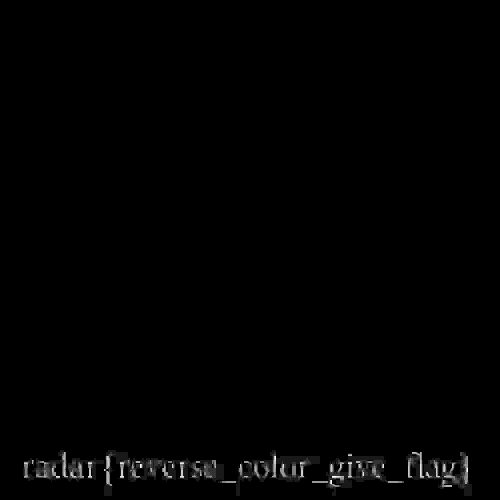
#> input picture testimages/image.png, 500 x 500 px
$ python -i steg_framework.py   (imports and definitions only)
#> lines starting #> are read from the running program, lines starting #| are printed output that depends on the picture
import cv2
import numpy as np
import os
import subprocess
import re
import sys
import argparse
import datetime
from tqdm import tqdm
import shutil
from typing import Optional, List, Dict, Set

class StegoAnalyzer:
    def __init__(self, file_path: str, output_dir: Optional[str] = None, save_separate: bool = False) -> None:
#> (the call stopped at in run_exiftool, `result = subprocess.run(['exiftool', self.file_path], capture_output=T..`: subprocess is not available in this run)
#> (the call stopped at in run_strings, `result = subprocess.run(['strings', '-n', '5', self.file_path], captur..`: subprocess is not available in this run)
#> (the call stopped at in run_binwalk, `result = subprocess.run(['binwalk', self.file_path], capture_output=Tr..`: subprocess is not available in this run)
        self.file_path = file_path
        self.save_separate = save_separate

        if output_dir is None:
            base_name = os.path.splitext(os.path.basename(file_path))[0]
            timestamp = datetime.datetime.now().strftime("%Y%m%d_%H%M%S")
            self.output_dir = f"{base_name}_{timestamp}_reports"
        else:
            self.output_dir = output_dir

        self.file_type = self._get_file_type()

        # CTF Bayrak formatlarını yakalamak için Regex
        # İstikrarlı olması için ön ekin en az 3, iç kısmın en az 4 karakter olması şartı konuldu
        self.flag_pattern = re.compile(r'[a-zA-Z0-9_]{3,30}{[a-zA-Z0-9_!@#$%^&*()-=+\\]{4,}}')

        if not os.path.exists(self.output_dir):
            os.makedirs(self.output_dir)

        self.bit_planes_dir = os.path.join(self.output_dir, "bit_planes")
        if not os.path.exists(self.bit_planes_dir):
            os.makedirs(self.bit_planes_dir)

        # Sözlük yükle (Anlamlı kelime tespiti için)
        self.dictionary: Set[str] = set()
        unix_dict_path = "/usr/share/dict/words"
        local_dict_path = "words.txt"

        if os.path.exists(local_dict_path):
            with open(local_dict_path, "r", encoding="utf-8", errors="ignore") as f:
                self.dictionary = set(word.strip().lower() for word in f if len(word.strip()) > 3)
        elif os.path.exists(unix_dict_path):
            with open(unix_dict_path, "r", encoding="utf-8", errors="ignore") as f:
                self.dictionary = set(word.strip().lower() for word in f if len(word.strip()) > 3)
        else:
            print("[-] Uyarı: Sözlük dosyası bulunamadı! Anlamlı cümle analizi devre dışı bırakıldı.")
            print("[*] Bu özelliği kullanmak için lütfen programın bulunduğu dizine İngilizce kelimeleri içeren bir 'words.txt' dosyası oluşturun.\n")

    def _get_file_type(self) -> str:
        """Dosyanın video mu yoksa fotoğraf mı olduğunu belirler."""
        video_exts = ['.mp4', '.avi', '.mov', '.mkv']
        img_exts = ['.png', '.jpg', '.jpeg', '.bmp', '.tiff']
        ext = os.path.splitext(self.file_path)[1].lower()

        if ext in video_exts:
            return "video"
        elif ext in img_exts:
            return "image"
        else:
            return "unknown"

    def run_exiftool(self) -> None:
        """ExifTool ile metadata analizi yapar."""
        print("[+] Metadata (Exif) Analizi yapılıyor...")
        try:
            result = subprocess.run(['exiftool', self.file_path], capture_output=True, text=True)
            report_path = os.path.join(self.output_dir, "exif_report.txt")
            with open(report_path, "w") as f:
                f.write(result.stdout)

            # Exif içinde flag ara
            self._search_flags_in_text("Metadata", result.stdout)
        except FileNotFoundError:
            print("[-] ExifTool sistemde bulunamadı!")

    def run_strings(self) -> None:
        """Dosya içindeki okunabilir gizli metinleri (Strings) çıkarır."""
        print("[+] Dosya içi gizli metin (Strings) analizi yapılıyor... (min 5 karakter)")
        try:
            # -n 8: Yalnızca ardışık 5 veya daha fazla okunabilir karakter içerenleri getir (Çöp veriyi azaltır)
            result = subprocess.run(['strings', '-n', '5', self.file_path], capture_output=True, text=True)
            report_path = os.path.join(self.output_dir, "strings_report.txt")
            with open(report_path, "w") as f:
                f.write(result.stdout)

            self._search_flags_in_text("Strings", result.stdout)

            # Gelişmiş Regex Kalıpları
            patterns = {
                'URL': re.compile(r'http[s]?://(?:[a-zA-Z]|[0-9]|[$-_@.&+]|[!*\\(\\),]|(?:%[0-9a-fA-F][0-9a-fA-F]))+'),
                'Email': re.compile(r'[a-zA-Z0-9_.+-]+@[a-zA-Z0-9-]+\.[a-zA-Z0-9-.]+'),
                'IP': re.compile(r'\b(?:\d{1,3}\.){3}\d{1,3}\b'),
                'Base64_String': re.compile(r'\b(?:[A-Za-z0-9+/]{4}){5,}(?:[A-Za-z0-9+/]{2}==|[A-Za-z0-9+/]{3}=)?\b'),
            }

            found_items = {k: set() for k in patterns}
            found_items['Meaningful_Sentence'] = set()
            found_items['Interesting_File_Or_Word'] = set()

            interesting_exts = ['.zip', '.rar', '.txt', '.png', '.jpg', '.pdf', '.kdbx']
            interesting_words = ['password', 'secret', 'admin', 'login', 'flag']

            for line in result.stdout.split('\n'):
                line = line.strip()
                if not line:
                    continue

                # Regex ile yapısal veri ara
                for key, pattern in patterns.items():
                    for m in pattern.findall(line):
                        if key == 'Base64_String':
                            # JPEG Huffman table vb. ardışık dizilimleri (false positive) ele
                            if 'cdefghijstuvwxyz' in m.lower():
                                continue
                            # Padding yoksa ve tamamen harften ya da sayıdan oluşuyorsa muhtemelen rastgele string'tir
                            if not m.endswith('=') and (m.isalpha() or m.isdigit()):
                                continue
                        found_items[key].add(m)

                # Şüpheli dosya uzantıları / kelimeler
                line_lower = line.lower()
                if any(ext in line_lower for ext in interesting_exts) or any(w in line_lower for w in interesting_words):
                    found_items['Interesting_File_Or_Word'].add(line)

                # Sözlük bazlı anlamlı cümle tespiti
                if self.dictionary:
                    words = re.findall(r'[a-z]+', line_lower)
                    if words:
                        valid_words = [w for w in words if w in self.dictionary]
                        # En az 3 geçerli kelime varsa ve kelimelerin çoğu sözlükteyse
                        if len(valid_words) >= 3 and (len(valid_words) / len(words)) > 0.6:
                            found_items['Meaningful_Sentence'].add(line)

            # Raporlama ve Alert
            with open(os.path.join(self.output_dir, "FOUND_FLAGS.txt"), "a") as f:
                for category, items in found_items.items():
                    if items:
                        sample = list(items)[:3]
                        print(f"[!] Strings Analizi: {len(items)} adet '{category}' bulundu! Örn: {sample}")
                        f.write(f"\n--- Strings ({category}) ---\n")
                        for item in items:
                            f.write(f"{item}\n")

        except Exception as e:
            print(f"[-] Strings analizi hatası: {e}")

    def _search_flags_in_text(self, source: str, text: str) -> None:
        """Verilen metin içinde Regex ile Flag formatı arar."""
        flags = self.flag_pattern.findall(text)
        if flags:
            print(f"\n[!!!] {source} İÇİNDE MUHTEMEL BAYRAK BULUNDU: {flags}")
            with open(os.path.join(self.output_dir, "FOUND_FLAGS.txt"), "a") as f:
                f.write(f"Source: {source} -> {flags}\n")

    def extract_video_frames(self) -> List[str]:
        """Videoyu karelere böler."""
        print("[+] Video tespit edildi. Kareler çıkartılıyor...")
        frames_dir = os.path.join(self.output_dir, "frames")
        if not os.path.exists(frames_dir):
            os.makedirs(frames_dir)

        cmd = ['ffmpeg', '-i', self.file_path, os.path.join(frames_dir, 'frame_%04d.png')]
        subprocess.run(cmd, stdout=subprocess.DEVNULL, stderr=subprocess.DEVNULL)
        return sorted([os.path.join(frames_dir, f) for f in os.listdir(frames_dir) if f.endswith('.png')])

    def analyze_bit_planes(self, image_path: str) -> None:
        """Bir görselin R, G, B kanallarının LSB ve MSB bitlerini analiz edip tek bir grid olarak kaydeder."""
#> called with image_path = 'testimages/image.png'
        img = cv2.imread(image_path)
#> img is the input picture: shape (500, 500, 3); min 0, max 10, mean 0.0746
        if img is None:
            return

        b, g, r = cv2.split(img)
        channels = {'Red': r, 'Green': g, 'Blue': b}

        grid_rows = []
        height, width = img.shape[:2]
#> height = 500; width = 500
        header_height = 40
        base_name = os.path.splitext(os.path.basename(image_path))[0]

        for color_name, channel_matrix in channels.items():
            row_images = []
            color_bgr = (0, 0, 255) if color_name == 'Red' else (0, 255, 0) if color_name == 'Green' else (255, 0, 0)

            variations = []

            # En çok veri saklanan kritik bitleri tarıyoruz (0 = LSB, 5,6,7 = MSB)
            for bit in [0, 5, 6, 7]:
                bit_plane = ((channel_matrix >> bit) & 1) * 255
                variations.append((f"{color_name} Bit {bit}", bit_plane))

            # LSB Half (Alt 4 bit)
            lsb_half = (channel_matrix & 0x0F) * 16
            variations.append((f"{color_name} LSB Half", lsb_half))

            # MSB Half (Üst 4 bit)
            msb_half = (channel_matrix & 0xF0)
            variations.append((f"{color_name} MSB Half", msb_half))

            for title, img_data in variations:
                if self.save_separate:
                    safe_title = title.replace(' ', '_')
                    sep_save_path = os.path.join(self.bit_planes_dir, f"{base_name}_{safe_title}.png")
                    cv2.imwrite(sep_save_path, img_data)

                # 3 kanallı BGR'a çevir
                colored_plane = cv2.cvtColor(img_data, cv2.COLOR_GRAY2BGR)

                # Etiket için siyah başlık alanı oluştur
                header = np.zeros((header_height, width, 3), dtype=np.uint8)
                cv2.putText(header, title, (10, 28), cv2.FONT_HERSHEY_SIMPLEX, 1, color_bgr, 2)

                # Başlık ve görseli dikey olarak birleştir
                panel = np.vstack((header, colored_plane))
                row_images.append(panel)

            # Satırı yatay olarak birleştir
            row_concat = np.hstack(row_images)
            grid_rows.append(row_concat)
#> this loop made 3 passes
#> (color_name, color_bgr) on passes 1 to 3: ('Red', (0, 0, 255)), ('Green', (0, 255, 0)), ('Blue', (255, 0, 0))
#> pass 1, in analyze_bit_planes, `row_concat = np.hstack(row_images)`:
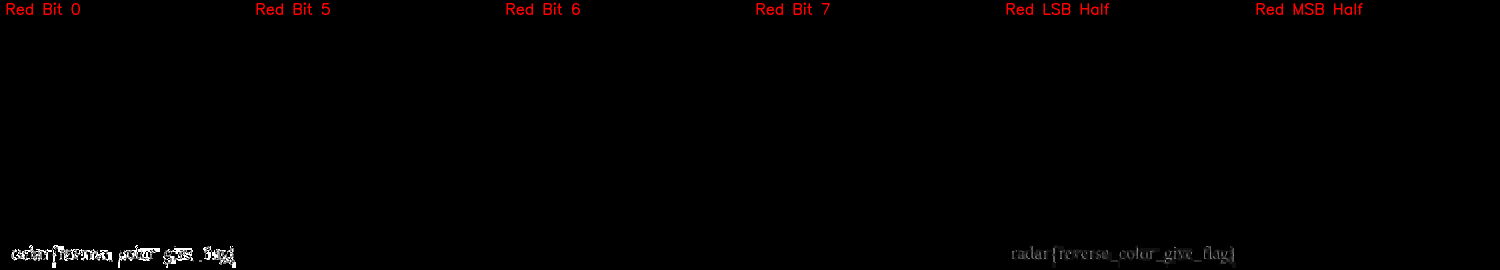
#> row_concat: shape (540, 3000, 3) (shown at 1/2 size); mean of channels 0, 1, 2 1, 1, 2.2; drawn as B, G, R
#> after the loop:
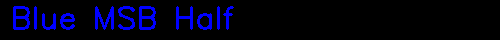
#> header: shape (40, 500, 3); mean B, G, R 21.1, 0, 0
#> after the loop, grid_rows = 3 items

        # Tüm satırları dikey olarak birleştir
        final_grid = np.vstack(grid_rows)
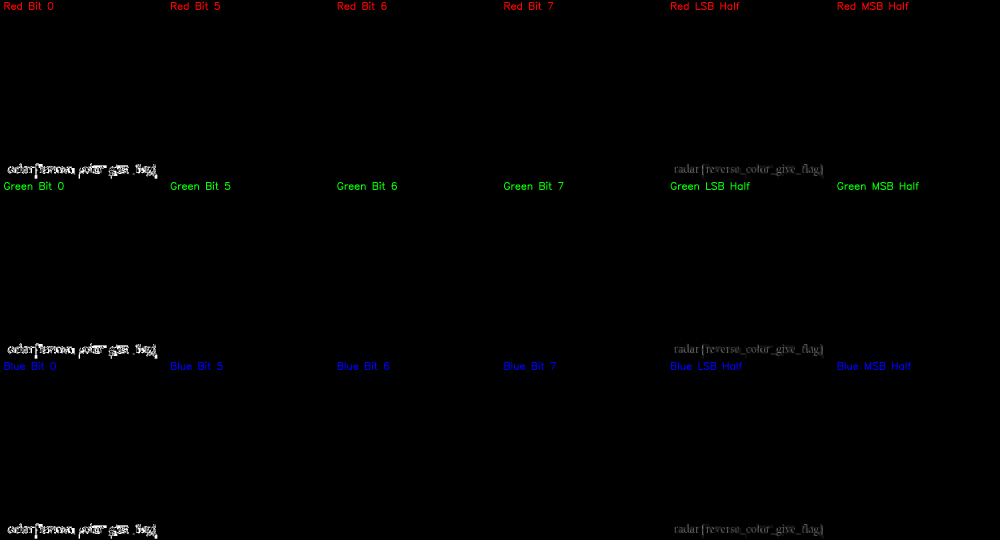
#> final_grid: shape (1620, 3000, 3) (shown at 1/3 size); mean of channels 0, 1, 2 1.4, 1.5, 1.4; drawn as B, G, R

        # Grid'i tek dosya olarak kaydet
        save_path = os.path.join(self.bit_planes_dir, f"{base_name}_BitPlanes_Grid.png")
        cv2.imwrite(save_path, final_grid)

    def run_binwalk(self) -> None:
        """Binwalk ile dosya içine gizlenmiş başka dosyaları (embedded files) tespit eder."""
        print("[+] Binwalk ile gömülü dosya analizi yapılıyor...")
        try:
            result = subprocess.run(['binwalk', self.file_path], capture_output=True, text=True)
            report_path = os.path.join(self.output_dir, "binwalk_report.txt")
            with open(report_path, "w") as f:
                f.write(result.stdout)

            self._search_flags_in_text("Binwalk", result.stdout)

            lines = result.stdout.split('\n')
            signatures = []

            for line in lines:
                # Binwalk çıktıları ondalık (decimal) offset ile başlar. Örn: '0             0x0             JPEG...'
                if re.match(r'^\d+\s+0x[0-9A-Fa-f]+\s+', line):
                    signatures.append(line.strip())

            if len(signatures) > 1:
                print(f"[!!!] DİKKAT: Binwalk dosya içinde BEKLENMEYEN VERİ FORMATLARI tespit etti!")
                print(f"      Ana dosya imzası haricinde {len(signatures)-1} adet farklı gömülü yapı bulundu.")
                print("      Bulunan imzalar:")
                for sig in signatures:
                    print(f"      -> {sig}")

                # Dosyaları çıkart
                extract_dir = os.path.join(self.output_dir, "extracted")
                print(f"[+] Gömülü dosyalar '{extract_dir}' klasörüne çıkartılıyor...")
                subprocess.run(['binwalk', '-e', '-C', extract_dir, self.file_path], stdout=subprocess.DEVNULL, stderr=subprocess.DEVNULL)
                print(f"[+] Çıkartma işlemi tamamlandı. Çıkan dosyaları '{extract_dir}' içinde inceleyebilirsiniz.")

            elif len(signatures) == 1:
                print("[+] Binwalk: Gömülü ek veri bulunamadı (Sadece orijinal dosya imzası).")
            else:
                print("[-] Binwalk: Herhangi bir geçerli imza tespit edilemedi.")

        except FileNotFoundError:
            print("[-] Binwalk sistemde bulunamadı! 'brew install binwalk' ile kurabilirsiniz.")

    def start_analysis(self) -> None:
        print(f"=== SİBER İSTİHBARAT STEGANOGRAFİ ARACI ===")
        print(f"Hedef Dosya: {self.file_path}\n")

        # 1. Aşama: Her dosya için geçerli temel analizler
        self.run_exiftool()
        self.run_strings()
        self.run_binwalk()

        # 2. Aşama: Dosya tipine göre Derin Görüntü İşleme
        if self.file_type == "video":
            frames = self.extract_video_frames()
            print(f"[+] Toplam {len(frames)} kare üzerinde Bit Düzlemi analizi başlıyor...")
            for frame in tqdm(frames, desc="Kareler İşleniyor"):
                self.analyze_bit_planes(frame)

        elif self.file_type == "image":
            print("[+] Görüntü üzerinde Bit Düzlemi analizi başlıyor...")
            self.analyze_bit_planes(self.file_path)

        print(f"\n[+] Analiz Tamamlandı! Tüm raporlar '{self.output_dir}' klasöründe.")

# --- KULLANIM ---
# [15 lines not run here, left out]

>>> result = StegoAnalyzer('testimages/image.png').start_analysis()
